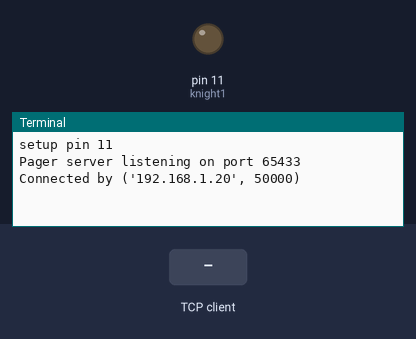
A program run on a simulated Raspberry Pi (header pin numbers). On the bench: output pins drawn as LEDs (lit = HIGH), the last lines printed to the terminal. Inputs (shaded band) come from the test bench. One TCP client connects 1 s after the port opens and stays connected.

Above: at 1.2 s.
1.3 s: the TCP client sends "on\n"
At 2.2 s:
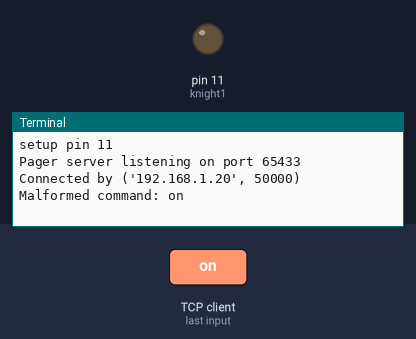
2.8 s: the TCP client sends "off\n"
At 3.3 s:
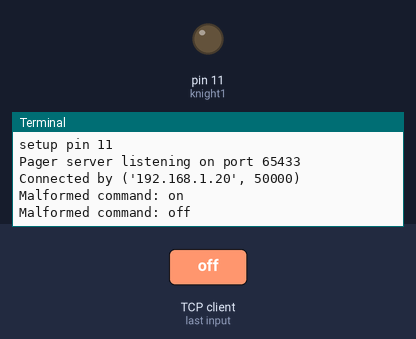
4.3 s: the TCP client sends ":\n"
At 5.6 s:
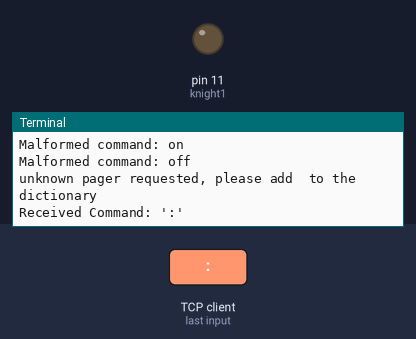

The program:

pager_server.py
```python
import RPi.GPIO as GPIO
import time
from enum import Enum
from datetime import datetime
import csv
import time
import os
import sys
import socket

class Pager:

		paging = False

		def __init__(self, hostname, ip, buttonPin, LED):
			self.hostname = hostname
			self.ip = ip
			self.LED = LED
			self.buttonPin = buttonPin
			self.paging = False


HOST = '0.0.0.0' # this can stay 0.0.0.0
PORT = 65433 # The port the pagers are sending commands on

PAGER_LED_CONFIG = {
    "knight1": 11,


}


# Setting up the pager light
#GPIO.setup(r_pin, GPIO.OUT)
#GPIO.output(r_pin, GPIO.LOW)

# Enacts the command
def setup_gpio():
    GPIO.setmode(GPIO.BOARD)
    for pin in PAGER_LED_CONFIG.values():
        print(f"setup pin {pin}")
        GPIO.setup(pin, GPIO.OUT)
        GPIO.output(pin, GPIO.LOW)

def control_led(pager_name, state):
    pin = PAGER_LED_CONFIG.get(pager_name)
    if not pin:
        print(f"unknown pager requested, please add {pager_name} to the dictionary")
        return

    match state:
        case 'on':
            GPIO.output(pin, GPIO.HIGH)
        case 'off':
            GPIO.output(pin,GPIO.LOW)
        case _:
            GPIO.output(pin,GPIO.LOW)


def main():
    setup_gpio()

    try:
		# Listens to the given port, waiting for the client script to
		# Attempt to connect and send commands
        with socket.socket(socket.AF_INET, socket.SOCK_STREAM) as s:
            s.setsockopt(socket.SOL_SOCKET, socket.SO_REUSEADDR, 1)
            s.bind((HOST, PORT))
            s.listen()
            print(f'Pager server listening on port {PORT}')

            while True:
                conn, addr = s.accept()
                with conn:
                    print (f"Connected by {addr}")
                    while True:

                        data = conn.recv(1024)
                        if not data:
                            break
                        command = data.decode().strip().lower()
                        if ':' in command:
                            pager_name, state = command.split(":", 1)
                            control_led(pager_name, state)
                            print(f"Received Command: '{command}'")
                            conn.sendall(b"Command Received")
                        else:
                            print(f"Malformed command: {command}")


    except KeyboardInterrupt:
        print("server stopped by user.")

    except Exception as e:
        print(f"Error {e} occurred")
    finally:
        GPIO.cleanup()

if __name__ == "__main__":

    main()
```

Measured:
- after the input at 1.3 s, the terminal: prints a new line at once (image 1)
- after the input at 2.8 s, the terminal: prints a new line at once (image 2)
- after the input at 4.3 s, the terminal: prints a new line at once (image 3)
